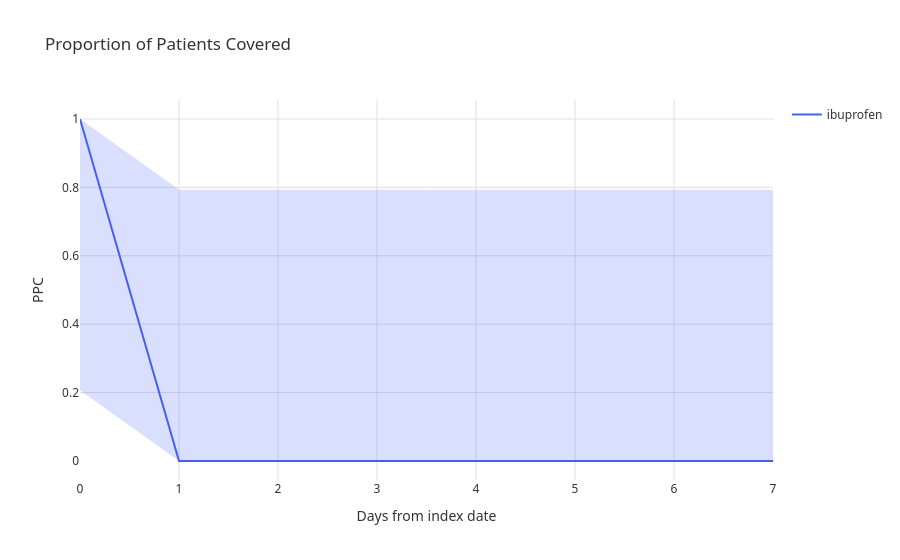

Write notebook code for a chart like this one.
### Code cell
plot_proportion_of_patients_covered(sr_ppc)

### Figure 1 — Plotly figure (JSON) as saved in the notebook; plotly's stock layout.template omitted (floating-point values rounded to 4 significant figures)
{"data": [{"line": {"width": 0}, "mode": "lines", "name": "ibuprofen", "showlegend": false, "type": "scatter", "x": ["0", "1", "2", "3", "4", "5", "6", "7"], "y": [1.0, 0.7935, 0.7935, 0.7935, 0.7935, 0.7935, 0.7935, 0.7935]}, {"fill": "tonexty", "fillcolor": "rgba(67,97,238,0.2)", "line": {"width": 0}, "mode": "lines", "name": "ibuprofen", "showlegend": false, "type": "scatter", "x": ["0", "1", "2", "3", "4", "5", "6", "7"], "y": [0.2065, 0.0, 0.0, 0.0, 0.0, 0.0, 0.0, 0.0]}, {"hovertemplate": "cohort_name=ibuprofen<br>time=%{x}<br>ppc=%{y}<extra></extra>", "legendgroup": "ibuprofen", "line": {"color": "#4361ee", "dash": "solid"}, "marker": {"symbol": "circle"}, "mode": "lines", "name": "ibuprofen", "orientation": "v", "showlegend": true, "type": "scatter", "x": ["0", "1", "2", "3", "4", "5", "6", "7"], "xaxis": "x", "y": [1.0, 0.0, 0.0, 0.0, 0.0, 0.0, 0.0, 0.0], "yaxis": "y"}], "layout": {"font": {"color": "#333333", "family": "system-ui, -apple-system, sans-serif", "size": 12}, "paper_bgcolor": "#ffffff", "plot_bgcolor": "#ffffff", "showlegend": true, "title": {"text": "Proportion of Patients Covered"}, "xaxis": {"gridcolor": "#e0e0e0", "showgrid": true, "title": {"text": "Days from index date"}}, "yaxis": {"gridcolor": "#e0e0e0", "showgrid": true, "title": {"text": "PPC"}}}}
